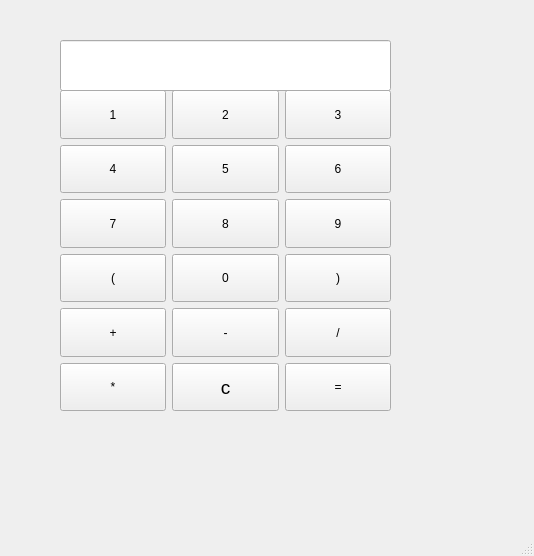
<?xml version="1.0" encoding="UTF-8"?>
<ui version="4.0">
 <class>MainWindow</class>
 <widget class="QMainWindow" name="MainWindow">
  <property name="geometry">
   <rect>
    <x>0</x>
    <y>0</y>
    <width>534</width>
    <height>556</height>
   </rect>
  </property>
  <property name="sizePolicy">
   <sizepolicy hsizetype="Expanding" vsizetype="Expanding">
    <horstretch>0</horstretch>
    <verstretch>0</verstretch>
   </sizepolicy>
  </property>
  <property name="windowTitle">
   <string>hesapmakinesi</string>
  </property>
  <widget class="QWidget" name="centralwidget">
   <widget class="QWidget" name="gridLayoutWidget">
    <property name="geometry">
     <rect>
      <x>60</x>
      <y>90</y>
      <width>331</width>
      <height>321</height>
     </rect>
    </property>
    <property name="sizePolicy">
     <sizepolicy hsizetype="Expanding" vsizetype="Expanding">
      <horstretch>0</horstretch>
      <verstretch>0</verstretch>
     </sizepolicy>
    </property>
    <layout class="QGridLayout" name="gridLayout">
     <item row="0" column="0">
      <widget class="QPushButton" name="btn1">
       <property name="sizePolicy">
        <sizepolicy hsizetype="Expanding" vsizetype="Expanding">
         <horstretch>0</horstretch>
         <verstretch>0</verstretch>
        </sizepolicy>
       </property>
       <property name="text">
        <string>1</string>
       </property>
      </widget>
     </item>
     <item row="2" column="0">
      <widget class="QPushButton" name="btn7">
       <property name="sizePolicy">
        <sizepolicy hsizetype="Expanding" vsizetype="Expanding">
         <horstretch>0</horstretch>
         <verstretch>0</verstretch>
        </sizepolicy>
       </property>
       <property name="text">
        <string>7</string>
       </property>
      </widget>
     </item>
     <item row="1" column="2">
      <widget class="QPushButton" name="btn6">
       <property name="sizePolicy">
        <sizepolicy hsizetype="Expanding" vsizetype="Expanding">
         <horstretch>0</horstretch>
         <verstretch>0</verstretch>
        </sizepolicy>
       </property>
       <property name="text">
        <string>6</string>
       </property>
      </widget>
     </item>
     <item row="4" column="2">
      <widget class="QPushButton" name="btnbolum">
       <property name="sizePolicy">
        <sizepolicy hsizetype="Expanding" vsizetype="Expanding">
         <horstretch>0</horstretch>
         <verstretch>0</verstretch>
        </sizepolicy>
       </property>
       <property name="text">
        <string>/</string>
       </property>
      </widget>
     </item>
     <item row="1" column="1">
      <widget class="QPushButton" name="btn5">
       <property name="sizePolicy">
        <sizepolicy hsizetype="Expanding" vsizetype="Expanding">
         <horstretch>0</horstretch>
         <verstretch>0</verstretch>
        </sizepolicy>
       </property>
       <property name="text">
        <string>5</string>
       </property>
      </widget>
     </item>
     <item row="0" column="1">
      <widget class="QPushButton" name="btn2">
       <property name="sizePolicy">
        <sizepolicy hsizetype="Expanding" vsizetype="Expanding">
         <horstretch>0</horstretch>
         <verstretch>0</verstretch>
        </sizepolicy>
       </property>
       <property name="text">
        <string>2</string>
       </property>
      </widget>
     </item>
     <item row="4" column="0">
      <widget class="QPushButton" name="btnarti">
       <property name="sizePolicy">
        <sizepolicy hsizetype="Expanding" vsizetype="Expanding">
         <horstretch>0</horstretch>
         <verstretch>0</verstretch>
        </sizepolicy>
       </property>
       <property name="text">
        <string>+</string>
       </property>
      </widget>
     </item>
     <item row="3" column="0">
      <widget class="QPushButton" name="btnsolparantez">
       <property name="sizePolicy">
        <sizepolicy hsizetype="Expanding" vsizetype="Expanding">
         <horstretch>0</horstretch>
         <verstretch>0</verstretch>
        </sizepolicy>
       </property>
       <property name="text">
        <string>(</string>
       </property>
      </widget>
     </item>
     <item row="3" column="2">
      <widget class="QPushButton" name="btnsagparantez">
       <property name="sizePolicy">
        <sizepolicy hsizetype="Expanding" vsizetype="Expanding">
         <horstretch>0</horstretch>
         <verstretch>0</verstretch>
        </sizepolicy>
       </property>
       <property name="text">
        <string>)</string>
       </property>
      </widget>
     </item>
     <item row="0" column="2">
      <widget class="QPushButton" name="btn3">
       <property name="sizePolicy">
        <sizepolicy hsizetype="Expanding" vsizetype="Expanding">
         <horstretch>0</horstretch>
         <verstretch>0</verstretch>
        </sizepolicy>
       </property>
       <property name="text">
        <string>3</string>
       </property>
      </widget>
     </item>
     <item row="1" column="0">
      <widget class="QPushButton" name="btn4">
       <property name="sizePolicy">
        <sizepolicy hsizetype="Expanding" vsizetype="Expanding">
         <horstretch>0</horstretch>
         <verstretch>0</verstretch>
        </sizepolicy>
       </property>
       <property name="text">
        <string>4</string>
       </property>
      </widget>
     </item>
     <item row="3" column="1">
      <widget class="QPushButton" name="btn0">
       <property name="sizePolicy">
        <sizepolicy hsizetype="Expanding" vsizetype="Expanding">
         <horstretch>0</horstretch>
         <verstretch>0</verstretch>
        </sizepolicy>
       </property>
       <property name="text">
        <string>0</string>
       </property>
      </widget>
     </item>
     <item row="2" column="2">
      <widget class="QPushButton" name="btn9">
       <property name="sizePolicy">
        <sizepolicy hsizetype="Expanding" vsizetype="Expanding">
         <horstretch>0</horstretch>
         <verstretch>0</verstretch>
        </sizepolicy>
       </property>
       <property name="text">
        <string>9</string>
       </property>
      </widget>
     </item>
     <item row="4" column="1">
      <widget class="QPushButton" name="btneksi">
       <property name="sizePolicy">
        <sizepolicy hsizetype="Expanding" vsizetype="Expanding">
         <horstretch>0</horstretch>
         <verstretch>0</verstretch>
        </sizepolicy>
       </property>
       <property name="text">
        <string>-</string>
       </property>
      </widget>
     </item>
     <item row="2" column="1">
      <widget class="QPushButton" name="btn8">
       <property name="sizePolicy">
        <sizepolicy hsizetype="Expanding" vsizetype="Expanding">
         <horstretch>0</horstretch>
         <verstretch>0</verstretch>
        </sizepolicy>
       </property>
       <property name="text">
        <string>8</string>
       </property>
      </widget>
     </item>
     <item row="5" column="0">
      <widget class="QPushButton" name="btncarpi">
       <property name="sizePolicy">
        <sizepolicy hsizetype="Expanding" vsizetype="Expanding">
         <horstretch>0</horstretch>
         <verstretch>0</verstretch>
        </sizepolicy>
       </property>
       <property name="text">
        <string>*</string>
       </property>
      </widget>
     </item>
     <item row="5" column="2">
      <widget class="QPushButton" name="btnesit">
       <property name="sizePolicy">
        <sizepolicy hsizetype="Expanding" vsizetype="Expanding">
         <horstretch>0</horstretch>
         <verstretch>0</verstretch>
        </sizepolicy>
       </property>
       <property name="text">
        <string>=</string>
       </property>
      </widget>
     </item>
     <item row="5" column="1">
      <widget class="QPushButton" name="bclear">
       <property name="sizePolicy">
        <sizepolicy hsizetype="Expanding" vsizetype="Expanding">
         <horstretch>0</horstretch>
         <verstretch>0</verstretch>
        </sizepolicy>
       </property>
       <property name="font">
        <font>
         <family>Arial</family>
         <pointsize>14</pointsize>
        </font>
       </property>
       <property name="text">
        <string>c</string>
       </property>
      </widget>
     </item>
    </layout>
   </widget>
   <widget class="QLineEdit" name="txtekran">
    <property name="geometry">
     <rect>
      <x>60</x>
      <y>40</y>
      <width>331</width>
      <height>51</height>
     </rect>
    </property>
    <property name="font">
     <font>
      <family>Arial</family>
      <pointsize>16</pointsize>
      <weight>75</weight>
      <bold>true</bold>
      <stylestrategy>PreferDefault</stylestrategy>
     </font>
    </property>
   </widget>
  </widget>
  <widget class="QMenuBar" name="menubar">
   <property name="geometry">
    <rect>
     <x>0</x>
     <y>0</y>
     <width>534</width>
     <height>26</height>
    </rect>
   </property>
  </widget>
  <widget class="QStatusBar" name="statusbar"/>
 </widget>
 <resources/>
 <connections/>
</ui>
